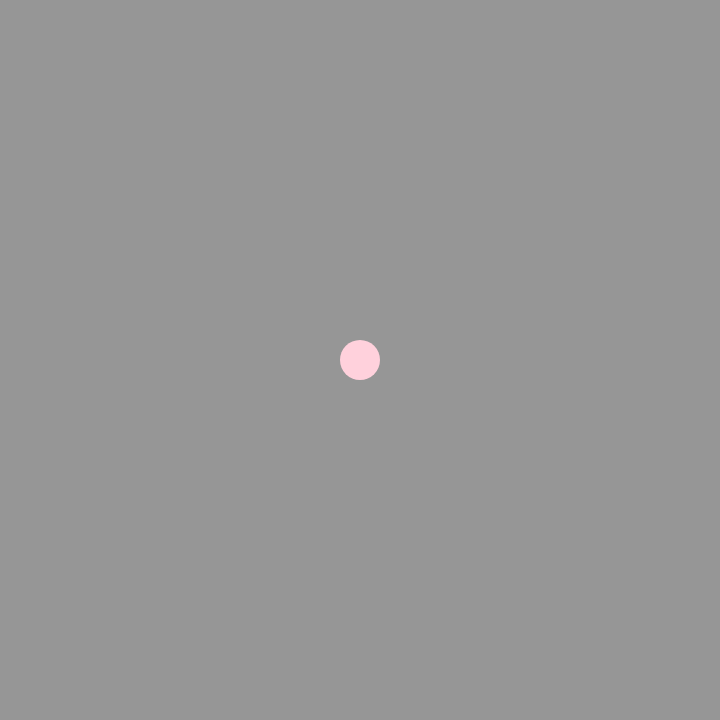
Frame 1 (no input)
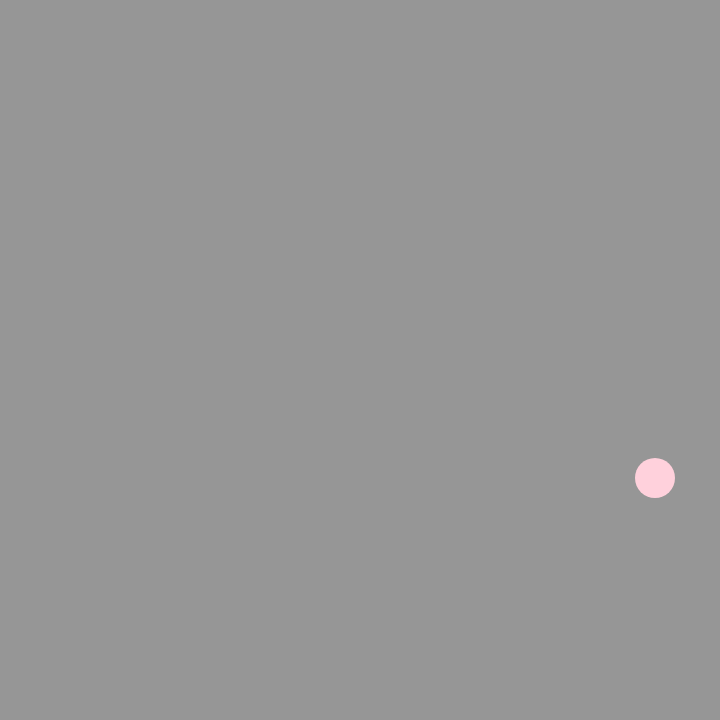
Frame 60 (no input)
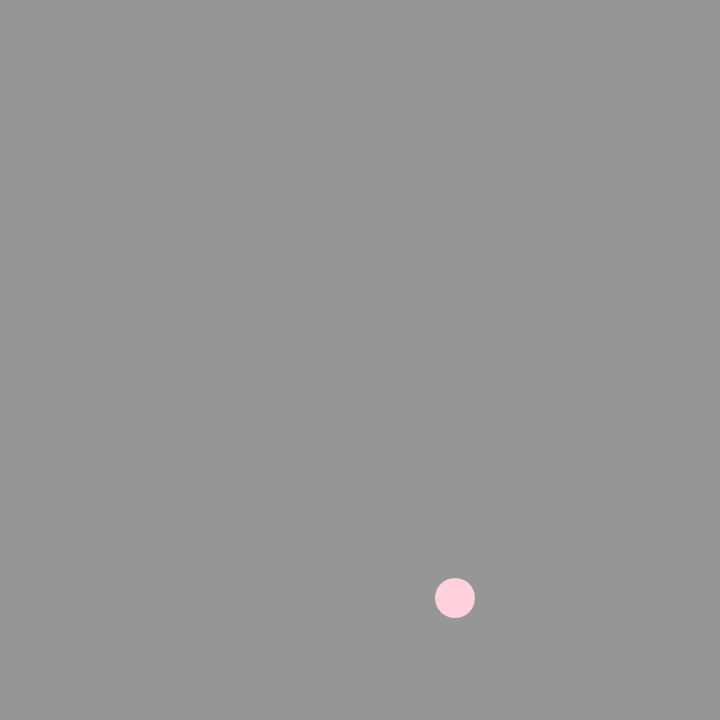
Frame 120 (the mouse pressed at the canvas centre since frame 60)

The p5.js sketch that drew these frames (run headless with seeded random() and noise() and a simulated clock; from frame 60 on, the mouse is pressed at the canvas centre):

// p5.js sketch
// ── sketch.js
/*
P5JS_01_Introduction-BouncingBall
Author: Alexandros Lotsos
Summary: A recreation of the classic bouncing ball sketch we did in processing.
The sketch will have a single bouncing ball and will cover:
    (1) Variable declaration
    (2) Arithmetic
    (3) Conditional statements

Most p5.js specific functions are identical to the processing ones (i.e. rect and ellipse).
Whenever there's a difference there will be a comment indicating so.
*/

/*defining variables with const: read-only variables that can never be reassigned throughout the sketch*/
const cSize = 720; //constant for canvas size
const ellipseSize = 20; //constant for ellipse size

/*defining variables with var: global scope variables that can be changed throughout the sketch*/
var x, y; //x and y position of the ball
var xSpeed, ySpeed; //x and y speed of the ball

/*setup is the same as processing*/
function setup() {
    createCanvas(cSize, cSize); //size(x, y) in processing
    background(150); //same as processing
    fill("#ffd1dc"); //works like processing, including rgb and hex
    noStroke(); //same

    /*assign values to global variables*/
    x = y = cSize/2;
    xSpeed = 5;
    ySpeed = 2;
}

/*draw is the same as processing, runs the sketch's frames as fast as possible*/
function draw() {
    background(150); //refresh bg

    circle(x, y, ellipseSize*2); //draw the ellipse. circle actually exists in processing too

    x += xSpeed; //increment x
    y += ySpeed; //increment y

    /*conditional statements, boolean expressions etc. are largely the same in javaScript and Java*/
    if(x > width - ellipseSize || x < ellipseSize){
        xSpeed *= -1;
    }
    if(y > height - ellipseSize || y < ellipseSize){
        ySpeed *= -1;
    }
}
